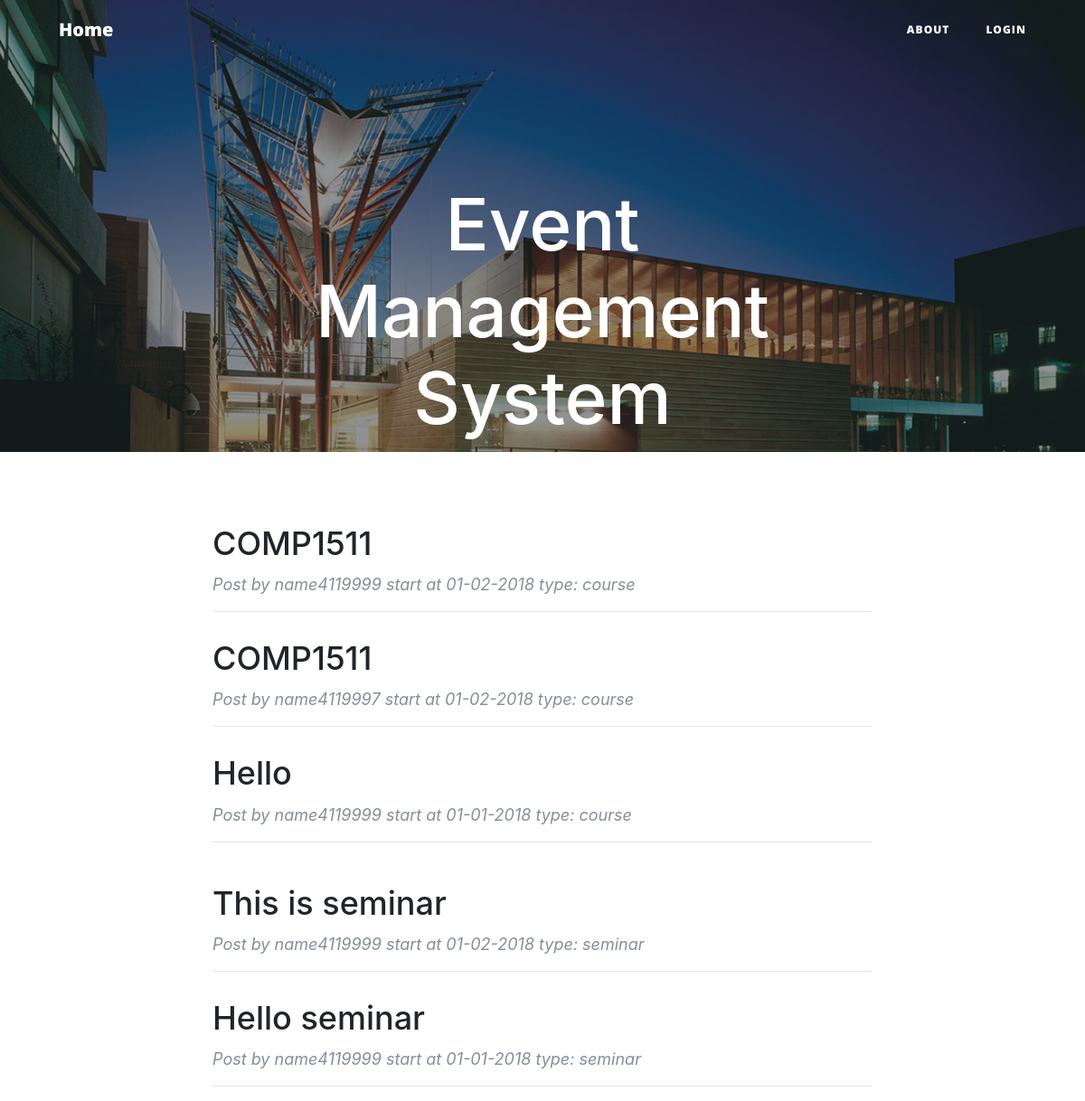
The page / on the database its author committed.
### event.py (models this page shows, shortened)
class Event(db.Model):
    __tablename__ = 'events'
    event_id = db.Column(db.Integer, primary_key=True)
    title = db.Column(db.String(120))
    details = db.Column(db.UnicodeText)
    start = db.Column(db.String(80))
    end = db.Column(db.String(80))
    capacity = db.Column(db.Integer)
    status = db.Column(db.String(80))
    creater = db.Column(db.String(80))
    fee = db.Column(db.Integer)
    users = db.relationship('User',secondary=event_realation,
                            backref=db.backref('event_users_all', lazy='dynamic'))

class Seminar(db.Model):
    __tablename__ = 'seminars'
    seminar_id = db.Column(db.Integer, primary_key=True)
    title = db.Column(db.String(120))
    details = db.Column(db.UnicodeText)
    start = db.Column(db.String(80))
    end = db.Column(db.String(80))
    capacity = db.Column(db.Integer)
    status = db.Column(db.String(80))
    creater = db.Column(db.String(80))
    users = db.relationship('User',secondary=seminar_realation,
                            backref=db.backref('seminar_users_all', lazy='dynamic'))
    sessions = db.relationship('Session',secondary=seminar_session,
                            backref=db.backref('session_all', lazy='dynamic'))

### route.py (the view)
@app.route('/')
def index():
    return render_template('index.html', events = Event.query.all(), seminars = Seminar.query.all())

### templates/index.html
{% extends 'base.html' %}
{% block body %}
<header class="masthead" style="background-image: url('{{ url_for('static',filename='asb-unsw-campus-53.jpg')}}'); width: auto; height:500px;">
    <div class="overlay"></div>
    <div class="container">
        <div class="row">
            <div class="col-lg-8 col-md-10 mx-auto">
                <div class="site-heading">
                    <h1>Event Management System</h1>
                    <span class="subheading">UNSW Event Management System</span>
                </div>
            </div>
        </div>
    </div>
</header>
<div class="container">
    <div class="row">
        <div class="col-lg-8 col-md-10 mx-auto">
            {% for event in events %}
                <div class="post-preview">
                    <a href="{{ url_for('info', eventId = event.event_id) }}">
                        <h2 class="post-title">
                            {{event.title}}
                        </h2>
                    </a>
                    <p class="post-meta">Post by {{ event.creater }} start at {{ event.start }} type: course</p>
                </div>
                <hr>
            {% endfor %}
        </div>
    </div>
</div>
<div class="container">
    <div class="row">
        <div class="col-lg-8 col-md-10 mx-auto">
            {% for seminar  in seminars %}
                <div class="post-preview">
                    <a href="{{ url_for('seminarinfo', seminarId = seminar.seminar_id) }}">
                        <h2 class="post-title">
                            {{seminar.title}}
                        </h2>
                    </a>
                    <p class="post-meta">Post by {{ seminar.creater }} start at {{ seminar.start }} type: seminar</p>
                </div>
                <hr>
            {% endfor %}
        </div>
    </div>
</div>
{% endblock %}

### templates/base.html (shortened to what this page needs)
<!DOCTYPE html>
<html lang="en">
    <head>
        <link rel = stylesheet type="text/css" href="{{ url_for('static',filename = 'font-awesome.min.css')}}"/>
        <link rel = stylesheet type="text/css" href="{{ url_for('static',filename = 'clean-blog.min.css')}}"/>
        <link rel = stylesheet type="text/css" href="{{ url_for('static',filename = 'bootstrap.min.css')}}"/>
    </head>
    <body>
        <nav  class="navbar navbar-expand-lg navbar-light fixed-top" id="mainNav">
            <div class="container">
                <a class="navbar-brand" href="{{url_for('index')}}">Home</a>
                <div class="collapse navbar-collapse" id="navbarResponsive">
                    <ul class="navbar-nav ml-auto">
                        <li class="nav-item">
                            <a class="nav-link" href="{{ url_for('about') }}">About</a>
                        </li>
                        {% if current_user.is_anonymous %}
                        <li class="nav-item">
                                <a class="nav-link" href="{{ url_for('login') }}">Login</a>
                        </li>
                        {% else %}
                        <li class="nav-item">
                            <a class="nav-link" href="{{ url_for('logout') }}">Logout</a>
                        </li>
                        {% endif %}
                    </ul>
                </div>
            </div>
        </nav>
        {% block body %}{% endblock %}
    </body>
</html>

### rows shown on the page
Event: title "COMP1511", creater "name4119999", start "01-02-2018"
Event: title "COMP1511", creater "name4119997", start "01-02-2018"
Event: title "Hello", creater "name4119999", start "01-01-2018"
Seminar: title "This is seminar", creater "name4119999", start "01-02-2018"
Seminar: title "Hello seminar", creater "name4119999", start "01-01-2018"
